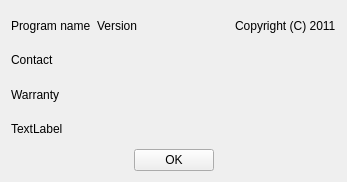
<?xml version="1.0" encoding="UTF-8"?>
<ui version="4.0">
 <class>AboutDialog</class>
 <widget class="QWidget" name="AboutDialog">
  <property name="geometry">
   <rect>
    <x>0</x>
    <y>0</y>
    <width>347</width>
    <height>182</height>
   </rect>
  </property>
  <property name="sizePolicy">
   <sizepolicy hsizetype="Preferred" vsizetype="Preferred">
    <horstretch>0</horstretch>
    <verstretch>0</verstretch>
   </sizepolicy>
  </property>
  <property name="windowTitle">
   <string>Form</string>
  </property>
  <layout class="QGridLayout" name="gridLayout">
   <item row="0" column="0">
    <layout class="QHBoxLayout" name="horizontalLayout_2">
     <item>
      <widget class="QLabel" name="ProgramName">
       <property name="text">
        <string>Program name</string>
       </property>
      </widget>
     </item>
     <item>
      <widget class="QLabel" name="Version">
       <property name="text">
        <string>Version</string>
       </property>
      </widget>
     </item>
     <item>
      <spacer name="horizontalSpacer_3">
       <property name="orientation">
        <enum>Qt::Horizontal</enum>
       </property>
       <property name="sizeHint" stdset="0">
        <size>
         <width>40</width>
         <height>20</height>
        </size>
       </property>
      </spacer>
     </item>
     <item>
      <widget class="QLabel" name="Copyright">
       <property name="text">
        <string>Copyright (C) 2011</string>
       </property>
      </widget>
     </item>
    </layout>
   </item>
   <item row="1" column="0">
    <widget class="QLabel" name="Contact">
     <property name="text">
      <string>Contact</string>
     </property>
    </widget>
   </item>
   <item row="2" column="0">
    <widget class="QLabel" name="Warranty">
     <property name="sizePolicy">
      <sizepolicy hsizetype="Preferred" vsizetype="Preferred">
       <horstretch>0</horstretch>
       <verstretch>0</verstretch>
      </sizepolicy>
     </property>
     <property name="text">
      <string>Warranty</string>
     </property>
     <property name="wordWrap">
      <bool>true</bool>
     </property>
    </widget>
   </item>
   <item row="3" column="0">
    <layout class="QHBoxLayout" name="horizontalLayout_3">
     <item>
      <widget class="QLabel" name="newVersion">
       <property name="text">
        <string>TextLabel</string>
       </property>
       <property name="openExternalLinks">
        <bool>true</bool>
       </property>
      </widget>
     </item>
     <item>
      <spacer name="horizontalSpacer_4">
       <property name="orientation">
        <enum>Qt::Horizontal</enum>
       </property>
       <property name="sizeHint" stdset="0">
        <size>
         <width>40</width>
         <height>20</height>
        </size>
       </property>
      </spacer>
     </item>
    </layout>
   </item>
   <item row="4" column="0">
    <layout class="QHBoxLayout" name="horizontalLayout">
     <item>
      <spacer name="horizontalSpacer">
       <property name="orientation">
        <enum>Qt::Horizontal</enum>
       </property>
       <property name="sizeHint" stdset="0">
        <size>
         <width>40</width>
         <height>20</height>
        </size>
       </property>
      </spacer>
     </item>
     <item>
      <widget class="QPushButton" name="OK_pushButton">
       <property name="text">
        <string>OK</string>
       </property>
      </widget>
     </item>
     <item>
      <spacer name="horizontalSpacer_2">
       <property name="orientation">
        <enum>Qt::Horizontal</enum>
       </property>
       <property name="sizeHint" stdset="0">
        <size>
         <width>40</width>
         <height>20</height>
        </size>
       </property>
      </spacer>
     </item>
    </layout>
   </item>
  </layout>
 </widget>
 <resources/>
 <connections/>
</ui>
